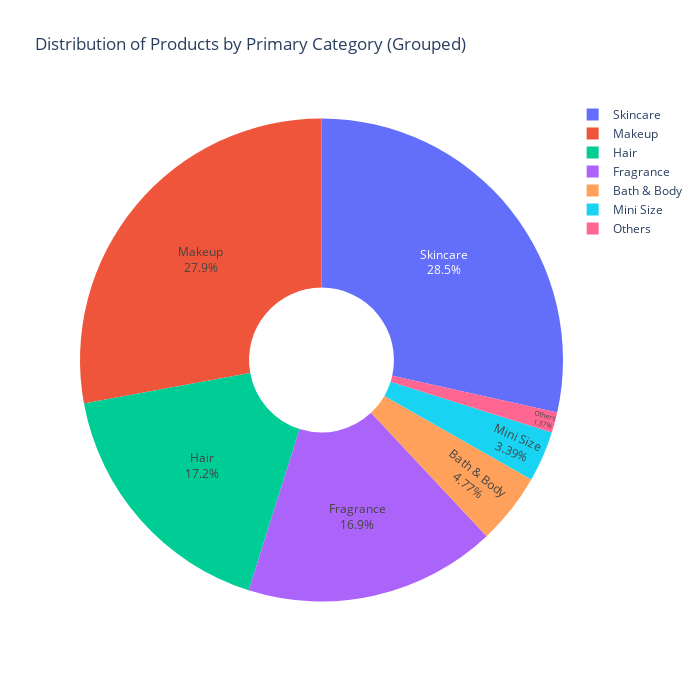

The cell this chart's notebook holds for it:
### Code cell
import plotly.express as px
import pandas as pd

# Count categories
category_counts = (
    product_info_df['primary_category']
    .dropna()
    .value_counts()
    .reset_index()
)
category_counts.columns = ['primary_category', 'count']
category_counts['percent'] = category_counts['count'] / category_counts['count'].sum()

# Threshold and grouping
threshold = 0.03
main_cats = category_counts[category_counts['percent'] >= threshold]
others_sum = category_counts[category_counts['percent'] < threshold]['count'].sum()

# Use pd.concat instead of .append
if others_sum > 0:
    others_row = pd.DataFrame([{
        'primary_category': 'Others',
        'count': others_sum,
        'percent': others_sum / category_counts['count'].sum()
    }])
    category_final = pd.concat([main_cats, others_row], ignore_index=True)
else:
    category_final = main_cats

# Plot
fig_cat = px.pie(
    category_final,
    names='primary_category',
    values='count',
    title='Distribution of Products by Primary Category (Grouped)',
    hole=0.3,
    width=700,
    height=700
)
fig_cat.update_traces(textposition='inside', textinfo='percent+label')
fig_cat.show()

### Figure 1 — Plotly figure (JSON) as saved in the notebook; plotly's stock layout.template omitted (floating-point values rounded to 4 significant figures)
{"data": [{"domain": {"x": [0, 1], "y": [0, 1]}, "hole": 0.3, "hovertemplate": "primary_category=%{label}<br>count=%{value}<extra></extra>", "labels": ["Skincare", "Makeup", "Hair", "Fragrance", "Bath & Body", "Mini Size", "Others"], "legendgroup": "", "name": "", "showlegend": true, "textinfo": "percent+label", "textposition": "inside", "type": "pie", "values": [2420, 2369, 1464, 1432, 405, 288, 116]}], "layout": {"height": 700, "legend": {"tracegroupgap": 0}, "title": {"text": "Distribution of Products by Primary Category (Grouped)"}, "width": 700}}
